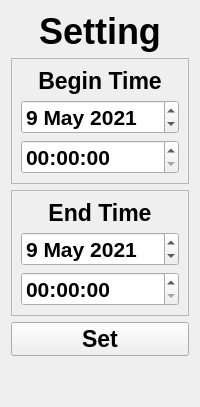
              <widget class="QWidget" name="widget_Setting_history" native="true">
               <property name="minimumSize">
                <size>
                 <width>200</width>
                 <height>0</height>
                </size>
               </property>
               <property name="maximumSize">
                <size>
                 <width>300</width>
                 <height>16777215</height>
                </size>
               </property>
               <layout class="QVBoxLayout" name="verticalLayout_37">
                <item>
                 <widget class="QLabel" name="label_Setting_history">
                  <property name="font">
                   <font>
                    <pointsize>27</pointsize>
                    <weight>75</weight>
                    <bold>true</bold>
                   </font>
                  </property>
                  <property name="text">
                   <string>Setting</string>
                  </property>
                  <property name="alignment">
                   <set>Qt::AlignCenter</set>
                  </property>
                 </widget>
                </item>
                <item>
                 <widget class="QFrame" name="frame_Begin_Time_history">
                  <property name="frameShape">
                   <enum>QFrame::StyledPanel</enum>
                  </property>
                  <property name="frameShadow">
                   <enum>QFrame::Raised</enum>
                  </property>
                  <layout class="QVBoxLayout" name="verticalLayout_38">
                   <item>
                    <widget class="QLabel" name="label_Begin_Time_history">
                     <property name="font">
                      <font>
                       <pointsize>17</pointsize>
                       <weight>75</weight>
                       <bold>true</bold>
                      </font>
                     </property>
                     <property name="text">
                      <string>Begin Time</string>
                     </property>
                     <property name="alignment">
                      <set>Qt::AlignCenter</set>
                     </property>
                    </widget>
                   </item>
                   <item>
                    <widget class="QDateEdit" name="dateEdit_Begin_Time_history">
                     <property name="enabled">
                      <bool>true</bool>
                     </property>
                     <property name="font">
                      <font>
                       <pointsize>16</pointsize>
                       <weight>75</weight>
                       <bold>true</bold>
                      </font>
                     </property>
                     <property name="date">
                      <date>
                       <year>2021</year>
                       <month>5</month>
                       <day>9</day>
                      </date>
                     </property>
                    </widget>
                   </item>
                   <item>
                    <widget class="QTimeEdit" name="timeEdit_Begin_Time_history">
                     <property name="font">
                      <font>
                       <pointsize>16</pointsize>
                       <weight>75</weight>
                       <bold>true</bold>
                      </font>
                     </property>
                    </widget>
                   </item>
                  </layout>
                 </widget>
                </item>
                <item>
                 <widget class="QFrame" name="frame_End_Time_history">
                  <property name="frameShape">
                   <enum>QFrame::StyledPanel</enum>
                  </property>
                  <property name="frameShadow">
                   <enum>QFrame::Raised</enum>
                  </property>
                  <layout class="QVBoxLayout" name="verticalLayout_39">
                   <item>
                    <widget class="QLabel" name="label_End_Time_history">
                     <property name="font">
                      <font>
                       <pointsize>17</pointsize>
                       <weight>75</weight>
                       <bold>true</bold>
                      </font>
                     </property>
                     <property name="text">
                      <string>End Time</string>
                     </property>
                     <property name="alignment">
                      <set>Qt::AlignCenter</set>
                     </property>
                    </widget>
                   </item>
                   <item>
                    <widget class="QDateEdit" name="dateEdit_End_Time_history">
                     <property name="font">
                      <font>
                       <pointsize>16</pointsize>
                       <weight>75</weight>
                       <bold>true</bold>
                      </font>
                     </property>
                     <property name="date">
                      <date>
                       <year>2021</year>
                       <month>5</month>
                       <day>9</day>
                      </date>
                     </property>
                    </widget>
                   </item>
                   <item>
                    <widget class="QTimeEdit" name="timeEdit_End_Time_history">
                     <property name="font">
                      <font>
                       <pointsize>16</pointsize>
                       <weight>75</weight>
                       <bold>true</bold>
                      </font>
                     </property>
                    </widget>
                   </item>
                  </layout>
                 </widget>
                </item>
                <item>
                 <widget class="QPushButton" name="pushButton_Set_history">
                  <property name="font">
                   <font>
                    <pointsize>17</pointsize>
                    <weight>75</weight>
                    <bold>true</bold>
                   </font>
                  </property>
                  <property name="text">
                   <string>Set</string>
                  </property>
                 </widget>
                </item>
                <item>
                 <spacer name="verticalSpacer_Setting_history">
                  <property name="orientation">
                   <enum>Qt::Vertical</enum>
                  </property>
                  <property name="sizeHint" stdset="0">
                   <size>
                    <width>20</width>
                    <height>40</height>
                   </size>
                  </property>
                 </spacer>
                </item>
               </layout>
              </widget>
